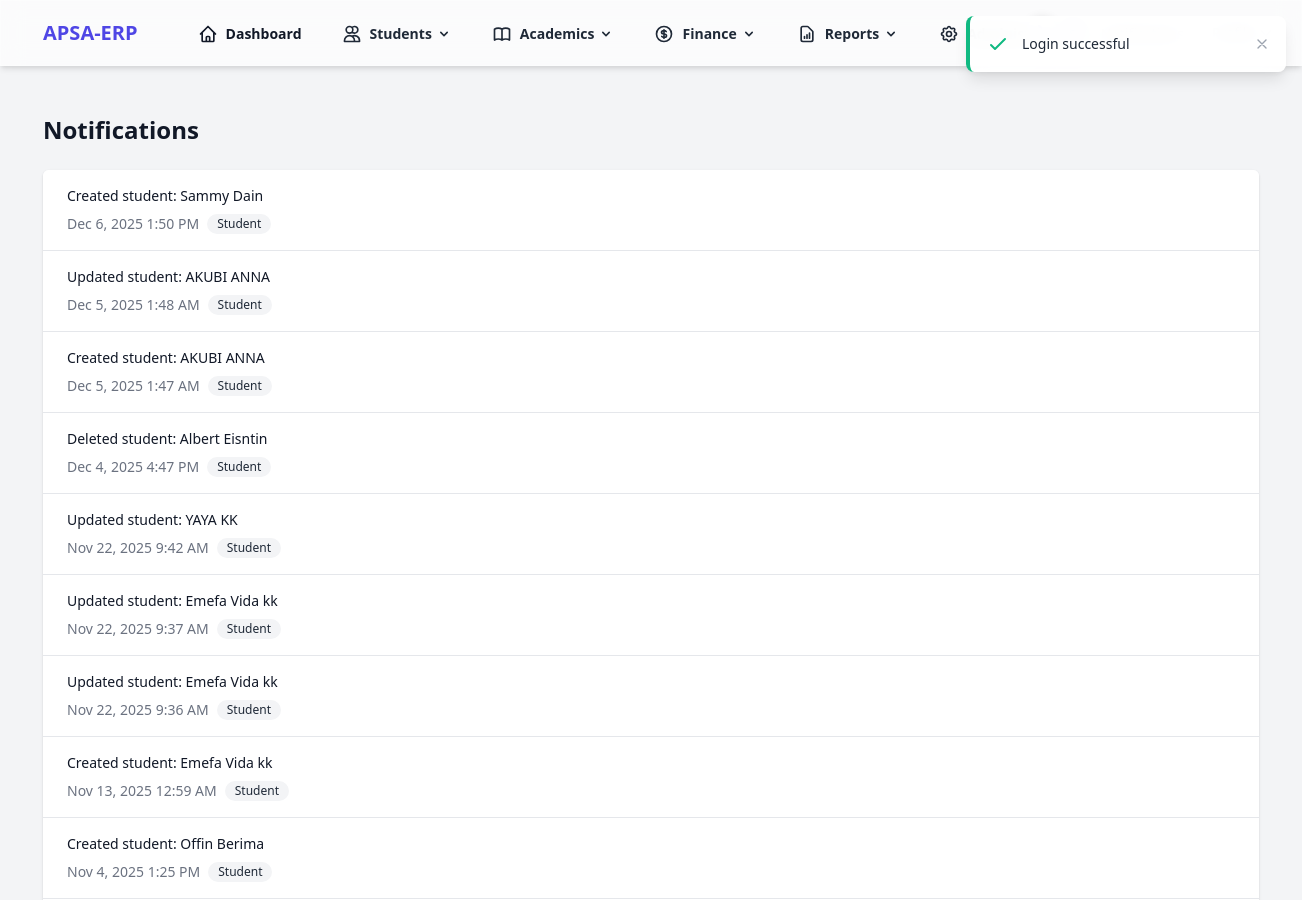
The app's page /notifications (signed in, upper part), older data.
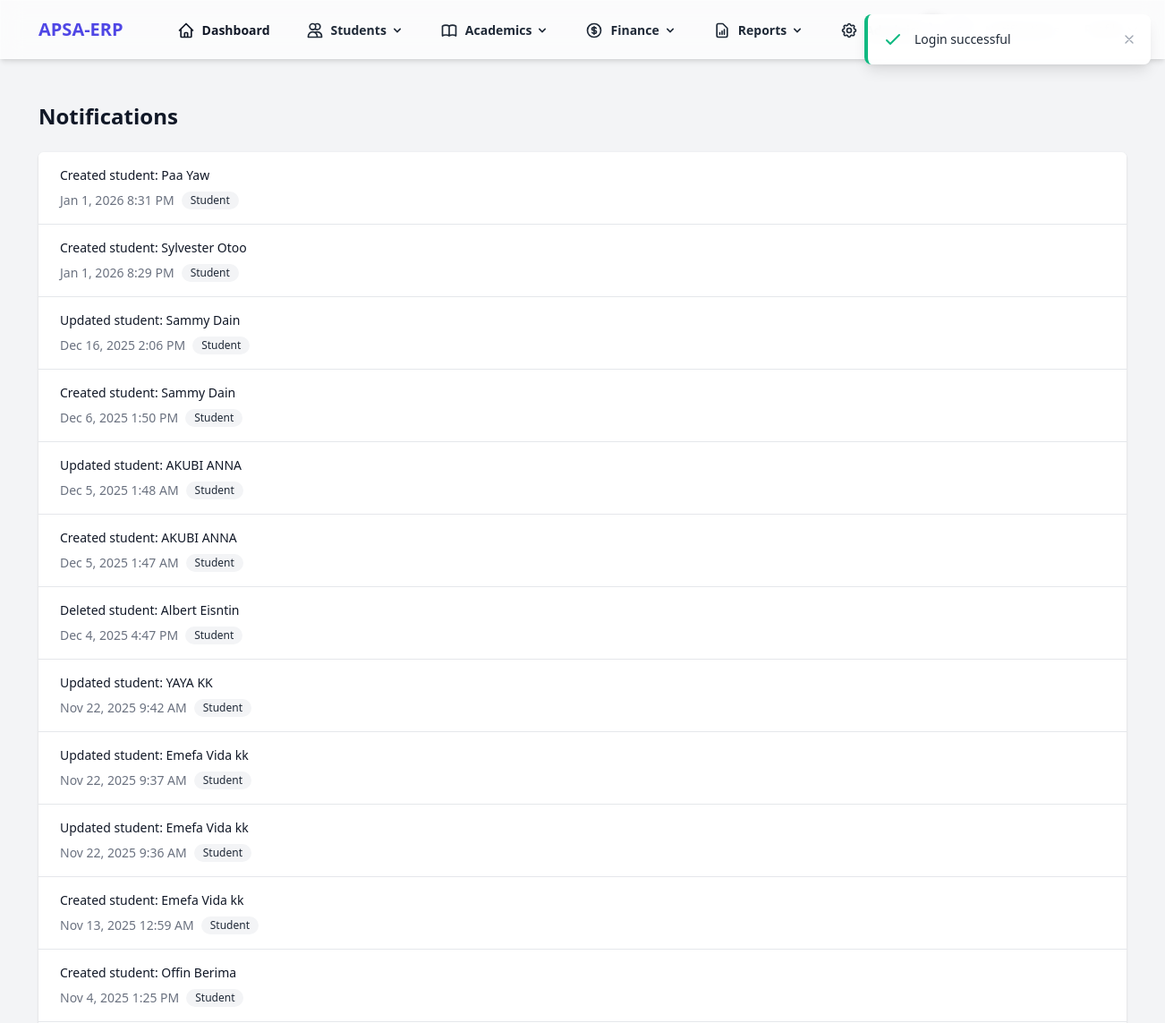
The same page, newer data.
### tables this page shows
CREATE TABLE `notifications` (
  `id` int NOT NULL AUTO_INCREMENT,
  `user_id` int NOT NULL,
  `message` text NOT NULL,
  `type` varchar(50) DEFAULT NULL,
  `is_read` tinyint(1) DEFAULT '0',
  `related_id` int DEFAULT NULL,
  `related_type` varchar(50) DEFAULT NULL,
  `created_at` timestamp NULL DEFAULT CURRENT_TIMESTAMP,
  `updated_at` timestamp NULL DEFAULT CURRENT_TIMESTAMP ON UPDATE CURRENT_TIMESTAMP,
  PRIMARY KEY (`id`),
  KEY `user_id` (`user_id`)
);

### app/Core/Controller.php (called while the page is built, shortened)
<?php
class Controller
{
    protected function view($view, $data = [])
    {
        extract($data);
        require_once RESOURCES_PATH . "/views/{$view}.php";
    }
}

### app/Controllers/NotificationController.php (called while the page is built, shortened)
<?php
class NotificationController extends Controller
{
    private $notificationModel;
    public function __construct()
    {
        $this->notificationModel = new Notification();
    }
    public function index()
    {
        $userId = $_SESSION['user']['id'];
        $notifications = $this->notificationModel->getAllForUser($userId);
        $unreadCount = $this->notificationModel->getUnreadCount($userId);
        $this->notificationModel->markAllAsRead($userId);
        $this->view('notifications/index', [
            'notifications' => $notifications,
            'unreadCount' => $unreadCount
        ]);
    }
}

### app/Core/Application.php (called while the page is built, shortened)
<?php
class Application
{
    protected $router;
    public function __construct()
    {
        $this->router = new Router();
    }
    public function run()
    {
        $uri = $_SERVER['REQUEST_URI'] ?? '/';
        if (strlen($uri) > 1) {
            $uri = rtrim($uri, '/');
        }
        $this->router->route($uri);
    }
}

### public/index.php (called while the page is built, shortened)
<?php
$app = new App\Core\Application();
$app->run();

### app/Core/Database.php (called while the page is built, shortened)
<?php
class Database
{
    private $host;
    private $dbname;
    private $username;
    private $password;
    private $charset;
    private $pdo;
    public function __construct()
    {
        $this->host = DB_HOST;
        $this->dbname = DB_NAME;
        $this->username = DB_USER;
        $this->password = DB_PASS;
        $this->charset = DB_CHARSET;
    }
    private function connect()
    {
        try {
            $dsn = "mysql:host={$this->host};dbname={$this->dbname};charset={$this->charset}";
            $options = [
                \PDO::ATTR_ERRMODE => \PDO::ERRMODE_EXCEPTION,
                \PDO::ATTR_DEFAULT_FETCH_MODE => \PDO::FETCH_ASSOC,
                \PDO::ATTR_EMULATE_PREPARES => false,
            ];
            $this->pdo = new \PDO($dsn, $this->username, $this->password, $options);
        } catch (\PDOException $e) {
            throw new \Exception("Database connection failed: " . $e->getMessage());
        }
    }
    public function query($sql, $params = [])
    {
        try {
            $stmt = $this->pdo->prepare($sql);
            $stmt->execute($params);
            return $stmt;
        } catch (\PDOException $e) {
            throw new \Exception("Query failed: " . $e->getMessage());
        }
    }
    public function execute($sql, $params = [])
    {
        $stmt = $this->query($sql, $params);
        return $stmt->rowCount();
    }
    public function fetchAll($sql, $params = [])
    {
        $stmt = $this->query($sql, $params);
        return $stmt->fetchAll();
    }
}

### app/Core/Model.php (called while the page is built, shortened)
<?php
class Model
{
    public function __construct()
    {
        $this->db = new Database();
    }
}

### app/Models/Notification.php (called while the page is built, shortened)
<?php
class Notification extends Model
{
    protected $table = 'notifications';
    public function getAllForUser($userId)
    {
        $sql = "
            SELECT * FROM {$this->table}
            WHERE user_id = :user_id
            ORDER BY created_at DESC
        ";
        return $this->db->fetchAll($sql, ['user_id' => $userId]);
    }
}

### resources/views/notifications/index.php (the view, shortened to what the changed rows need)
<div class="max-w-7xl mx-auto py-6 sm:px-6 lg:px-8">
    <div class="px-4 py-6 sm:px-0">
        <div class="flex justify-between items-center mb-6">
            <h1 class="text-2xl font-semibold text-gray-900">Notifications</h1>
        </div>
        <div class="bg-white shadow overflow-hidden sm:rounded-md">
            <ul class="divide-y divide-gray-200">
                <?php if (empty($notifications)): ?>
                <li class="px-6 py-4">
                    <div class="text-center">
                        <p class="text-gray-500">No notifications found.</p>
                    </div>
                </li>
                <?php else: ?>
                <?php foreach ($notifications as $notification): ?>
                <li class="<?= $notification['is_read'] ? 'bg-white' : 'bg-blue-50' ?>">
                    <div class="px-6 py-4">
                        <div class="flex items-center justify-between">
                            <p class="text-sm font-medium <?= $notification['is_read'] ? 'text-gray-900' : 'text-blue-600' ?>">
                                <?= htmlspecialchars($notification['message']) ?>
                            </p>
                        </div>
                        <div class="mt-2 flex items-center text-sm text-gray-500">
                            <span>
                                <?= date('M j, Y g:i A', strtotime($notification['created_at'])) ?>
                            </span>
                            <?php if ($notification['type']): ?>
                            <span class="ml-2 inline-flex items-center px-2.5 py-0.5 rounded-full text-xs font-medium bg-gray-100 text-gray-800">
                                <?= ucfirst(htmlspecialchars($notification['type'])) ?>
                            </span>
                            <?php endif; ?>
                        </div>
                    </div>
                </li>
                <?php endforeach; ?>
                <?php endif; ?>
            </ul>
        </div>
    </div>
</div>
<?php
include RESOURCES_PATH . '/layouts/app.php';
?>

Row changes from the older to the newer data that the page shows:
added notifications: message "Created student: Paa Yaw", created_at "Jan 1, 2026 8:31 PM", type "Student"
added notifications: message "Created student: Sylvester Otoo", created_at "Jan 1, 2026 8:29 PM", type "Student"
added notifications: message "Updated student: Sammy Dain", created_at "Dec 16, 2025 2:06 PM", type "Student"
